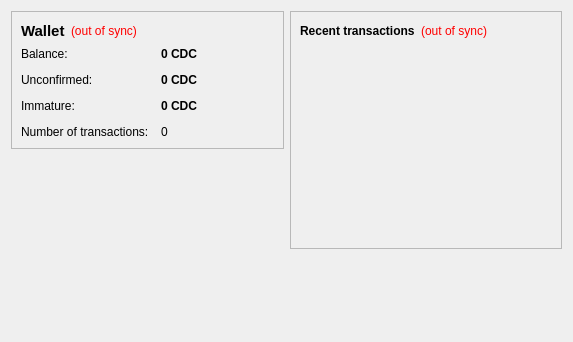
<?xml version="1.0" encoding="UTF-8"?>
<ui version="4.0">
 <class>OverviewPage</class>
 <widget class="QWidget" name="OverviewPage">
  <property name="geometry">
   <rect>
    <x>0</x>
    <y>0</y>
    <width>573</width>
    <height>342</height>
   </rect>
  </property>
  <property name="windowTitle">
   <string>Form</string>
  </property>
  <layout class="QHBoxLayout" name="horizontalLayout" stretch="1,1">
   <item>
    <layout class="QVBoxLayout" name="verticalLayout_2">
     <item>
      <widget class="QFrame" name="frame">
       <property name="frameShape">
        <enum>QFrame::StyledPanel</enum>
       </property>
       <property name="frameShadow">
        <enum>QFrame::Raised</enum>
       </property>
       <layout class="QVBoxLayout" name="verticalLayout_4">
        <item>
         <layout class="QHBoxLayout" name="horizontalLayout_4">
          <item>
           <widget class="QLabel" name="label_5">
            <property name="font">
             <font>
              <pointsize>11</pointsize>
              <weight>75</weight>
              <bold>true</bold>
             </font>
            </property>
            <property name="text">
             <string>Wallet</string>
            </property>
           </widget>
          </item>
          <item>
           <widget class="QLabel" name="labelWalletStatus">
            <property name="toolTip">
             <string>The displayed information may be out of date. Your wallet automatically synchronizes with the coindiggercoin network after a connection is established, but this process has not completed yet.</string>
            </property>
            <property name="styleSheet">
             <string notr="true">QLabel { color: red; }</string>
            </property>
            <property name="text">
             <string notr="true">(out of sync)</string>
            </property>
            <property name="alignment">
             <set>Qt::AlignLeading|Qt::AlignLeft|Qt::AlignVCenter</set>
            </property>
           </widget>
          </item>
          <item>
           <spacer name="horizontalSpacer_2">
            <property name="orientation">
             <enum>Qt::Horizontal</enum>
            </property>
            <property name="sizeHint" stdset="0">
             <size>
              <width>40</width>
              <height>20</height>
             </size>
            </property>
           </spacer>
          </item>
         </layout>
        </item>
        <item>
         <layout class="QFormLayout" name="formLayout_2">
          <property name="fieldGrowthPolicy">
           <enum>QFormLayout::AllNonFixedFieldsGrow</enum>
          </property>
          <property name="horizontalSpacing">
           <number>12</number>
          </property>
          <property name="verticalSpacing">
           <number>12</number>
          </property>
          <item row="0" column="0">
           <widget class="QLabel" name="label">
            <property name="text">
             <string>Balance:</string>
            </property>
           </widget>
          </item>
          <item row="0" column="1">
           <widget class="QLabel" name="labelBalance">
            <property name="font">
             <font>
              <weight>75</weight>
              <bold>true</bold>
             </font>
            </property>
            <property name="cursor">
             <cursorShape>IBeamCursor</cursorShape>
            </property>
            <property name="toolTip">
             <string>Your current balance</string>
            </property>
            <property name="text">
             <string notr="true">0 CDC</string>
            </property>
            <property name="textInteractionFlags">
             <set>Qt::LinksAccessibleByMouse|Qt::TextSelectableByKeyboard|Qt::TextSelectableByMouse</set>
            </property>
           </widget>
          </item>
          <item row="1" column="0">
           <widget class="QLabel" name="label_3">
            <property name="text">
             <string>Unconfirmed:</string>
            </property>
           </widget>
          </item>
          <item row="1" column="1">
           <widget class="QLabel" name="labelUnconfirmed">
            <property name="font">
             <font>
              <weight>75</weight>
              <bold>true</bold>
             </font>
            </property>
            <property name="cursor">
             <cursorShape>IBeamCursor</cursorShape>
            </property>
            <property name="toolTip">
             <string>Total of transactions that have yet to be confirmed, and do not yet count toward the current balance</string>
            </property>
            <property name="text">
             <string notr="true">0 CDC</string>
            </property>
            <property name="textInteractionFlags">
             <set>Qt::LinksAccessibleByMouse|Qt::TextSelectableByKeyboard|Qt::TextSelectableByMouse</set>
            </property>
           </widget>
          </item>
          <item row="3" column="0">
           <widget class="QLabel" name="label_2">
            <property name="text">
             <string>Number of transactions:</string>
            </property>
           </widget>
          </item>
          <item row="3" column="1">
           <widget class="QLabel" name="labelNumTransactions">
            <property name="toolTip">
             <string>Total number of transactions in wallet</string>
            </property>
            <property name="text">
             <string notr="true">0</string>
            </property>
           </widget>
          </item>
          <item row="2" column="0">
           <widget class="QLabel" name="labelImmatureText">
            <property name="text">
             <string>Immature:</string>
            </property>
           </widget>
          </item>
          <item row="2" column="1">
           <widget class="QLabel" name="labelImmature">
            <property name="font">
             <font>
              <weight>75</weight>
              <bold>true</bold>
             </font>
            </property>
            <property name="toolTip">
             <string>Mined balance that has not yet matured</string>
            </property>
            <property name="text">
             <string notr="true">0 CDC</string>
            </property>
            <property name="textInteractionFlags">
             <set>Qt::LinksAccessibleByMouse|Qt::TextSelectableByKeyboard|Qt::TextSelectableByMouse</set>
            </property>
           </widget>
          </item>
         </layout>
        </item>
       </layout>
      </widget>
     </item>
     <item>
      <spacer name="verticalSpacer">
       <property name="orientation">
        <enum>Qt::Vertical</enum>
       </property>
       <property name="sizeHint" stdset="0">
        <size>
         <width>20</width>
         <height>40</height>
        </size>
       </property>
      </spacer>
     </item>
    </layout>
   </item>
   <item>
    <layout class="QVBoxLayout" name="verticalLayout_3">
     <item>
      <widget class="QFrame" name="frame_2">
       <property name="frameShape">
        <enum>QFrame::StyledPanel</enum>
       </property>
       <property name="frameShadow">
        <enum>QFrame::Raised</enum>
       </property>
       <layout class="QVBoxLayout" name="verticalLayout">
        <item>
         <layout class="QHBoxLayout" name="horizontalLayout_2">
          <item>
           <widget class="QLabel" name="label_4">
            <property name="text">
             <string>&lt;b&gt;Recent transactions&lt;/b&gt;</string>
            </property>
           </widget>
          </item>
          <item>
           <widget class="QLabel" name="labelTransactionsStatus">
            <property name="toolTip">
             <string>The displayed information may be out of date. Your wallet automatically synchronizes with the coindiggercoin network after a connection is established, but this process has not completed yet.</string>
            </property>
            <property name="styleSheet">
             <string notr="true">QLabel { color: red; }</string>
            </property>
            <property name="text">
             <string notr="true">(out of sync)</string>
            </property>
            <property name="alignment">
             <set>Qt::AlignRight|Qt::AlignTrailing|Qt::AlignVCenter</set>
            </property>
           </widget>
          </item>
          <item>
           <spacer name="horizontalSpacer">
            <property name="orientation">
             <enum>Qt::Horizontal</enum>
            </property>
            <property name="sizeHint" stdset="0">
             <size>
              <width>40</width>
              <height>20</height>
             </size>
            </property>
           </spacer>
          </item>
         </layout>
        </item>
        <item>
         <widget class="QListView" name="listTransactions">
          <property name="styleSheet">
           <string notr="true">QListView { background: transparent; }</string>
          </property>
          <property name="frameShape">
           <enum>QFrame::NoFrame</enum>
          </property>
          <property name="verticalScrollBarPolicy">
           <enum>Qt::ScrollBarAlwaysOff</enum>
          </property>
          <property name="horizontalScrollBarPolicy">
           <enum>Qt::ScrollBarAlwaysOff</enum>
          </property>
          <property name="selectionMode">
           <enum>QAbstractItemView::NoSelection</enum>
          </property>
         </widget>
        </item>
       </layout>
      </widget>
     </item>
     <item>
      <spacer name="verticalSpacer_2">
       <property name="orientation">
        <enum>Qt::Vertical</enum>
       </property>
       <property name="sizeHint" stdset="0">
        <size>
         <width>20</width>
         <height>40</height>
        </size>
       </property>
      </spacer>
     </item>
    </layout>
   </item>
  </layout>
 </widget>
 <resources/>
 <connections/>
</ui>
